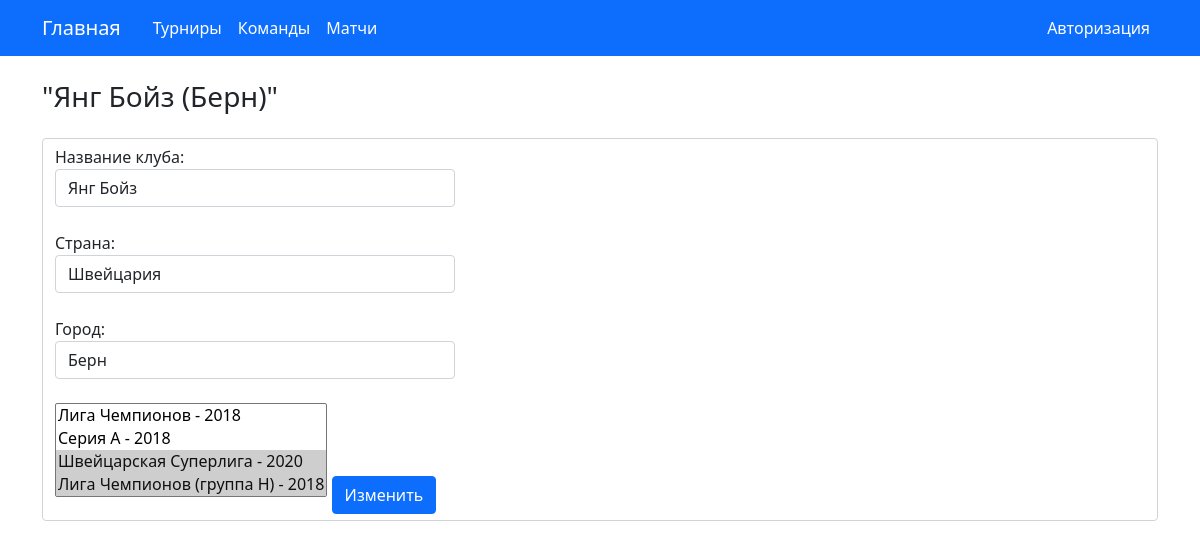
/teams/7/edit/, run on the app's committed database.
### sportstats/models.py (models this page shows)
class Team(models.Model):
    class Meta:
        verbose_name = "клуб"
        verbose_name_plural = "клубы"
    team_name = models.CharField(max_length=30, verbose_name="Название клуба")
    country = models.CharField(max_length=25, verbose_name="Страна")
    city = models.CharField(max_length=25, verbose_name="Город")
    def __str__(self):
        return "\"{0} ({1})\"".format(self.team_name, self.city)

class Tournament(models.Model):
    class Meta:
        verbose_name = "турнир"
        verbose_name_plural = "турниры"
    tournament_name = models.CharField(max_length=40, verbose_name="Название турнира")
    year_held = models.IntegerField(verbose_name="Год проведения")
    teams_participant = models.ManyToManyField(Team, verbose_name="Участники")
    country_name = models.CharField(max_length=25, verbose_name="Место проведения", default="")
    is_regular = models.BooleanField(default=True, verbose_name="Регулярный сезон")
    def __str__(self):
        return "{0} - {1}".format(self.tournament_name, self.year_held)

### sportstats/views.py (the view)
# urls.py: path("teams/<int:team_id>/edit/", views.team_edit, name="team_edit"),
def team_edit(request, team_id):
    team = Team.objects.get(id=team_id)
    if request.method == "POST":
        formData = QueryDict.copy(request.POST)
        team.team_name = formData.get(key="team_name")
        team.country = formData.get(key="country")
        team.city = formData.get(key="city")
        tournaments = formData.getlist(key="tournaments")
        team.tournament_set.set(tournaments)
        team.save()
        return redirect("team_detail", team_id)
    else:
        form = TeamForm(initial={
            "team_name" : team.team_name,
            "country" : team.country,
            "city" : team.city,
        })
        return render(request, "sportstats/teams/team_edit.html", {"team" : team,
                                                                   "form" : form,
                                                                   "tournaments" : Tournament.objects.all()})

### sportstats/forms.py
class TeamForm(forms.ModelForm):
    class Meta:
        model = Team
        fields = ["team_name", "country", "city"]
        widgets = {
            "team_name": forms.TextInput(attrs={
                "class": "form-control mb-4",
                "placeholder": "Название команды"
            }),
            "country" : forms.TextInput(attrs={
                "class": "form-control mb-4",
                "placeholder": "Страна"
            }),
            "city": forms.TextInput(attrs={
                "class": "form-control mb-4",
                "placeholder": "Город"
            })
        }

### sportstats/templates/sportstats/teams/team_edit.html (shortened to what this page needs)
{% extends "sportstats/teams/team_detail.html" %}
{% block content %}
    <form action="" method="post" class="form-control">
        {{ form }}
        <select multiple name="tournaments">
            {% for tournament in tournaments %}
                <option value="{{ tournament.id }}"
                {% if tournament in team.tournament_set.all %}
                    selected
                {% endif %}
                >{{ tournament }}</option>
            {% endfor %}
        </select>
        <button class="btn btn-primary mt-3" type="submit">Изменить</button>
    </form>
{% endblock %}

### sportstats/templates/sportstats/teams/team_detail.html (shortened to what this page needs)
{%  extends "sportstats/index.html" %}
{% block page_header %} {{ team }} {% endblock %}

### static/css/style.css (style rules this page uses)
input.form-control { max-width: 400px; }

### data on the page
Team: team_name+city "\"Янг Бойз (Берн)\"", team_name "Янг Бойз", country "Швейцария", city "Берн", tournaments "Лига Чемпионов - 2018 / Серия А - 2018 / Швейцарская Суперлига - 2020 ☑ / Лига Чемпионов (группа H) - 2018 ☑"
